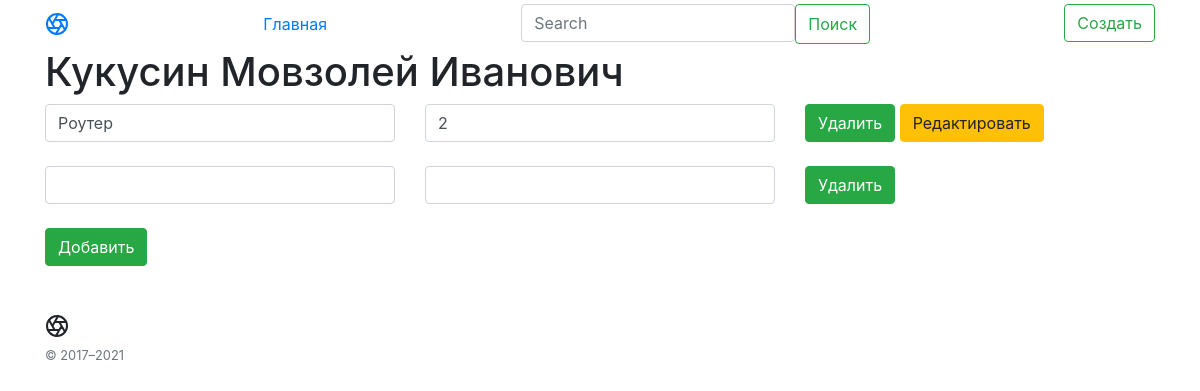
/inventory/8, run on an earlier commit of the app's database.
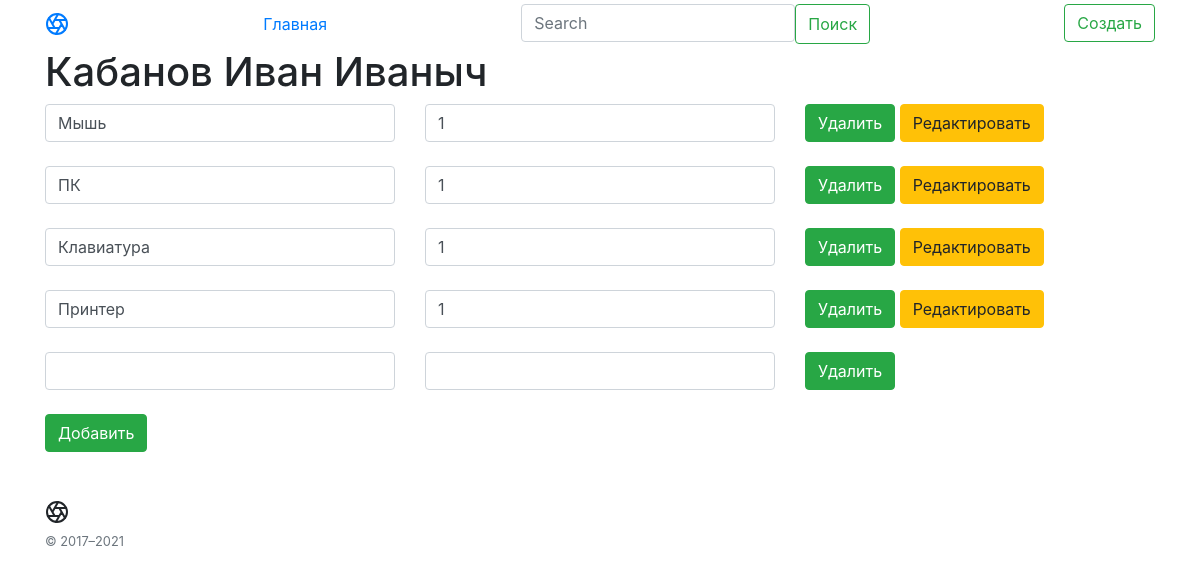
And on a later commit of the database.
### main.py (models this page shows, shortened)
class Article(db.Model):
    id = db.Column(db.Integer, primary_key=True)
    title = db.Column(db.String(100), nullable=False)
    intro = db.Column(db.String(300), nullable=False)
    date = db.Column(db.DateTime, default=datetime.utcnow)

class Equipment(db.Model):
    id = db.Column(db.Integer, primary_key=True)
    eq = db.Column(db.String(100), nullable=False)
    col = db.Column(db.Integer, nullable=False)
    user_id = db.Column(db.Integer, db.ForeignKey('article.id'))

### main.py (the view)
@app.route('/inventory/<int:id>')
def equip(id):
    article = Article.query.get(id)
    equipment = Equipment.query.all()
    return render_template("eq.html", article=int(article.id), equipment=equipment, name=article)

### templates/eq.html (shortened to what this page needs)
{% extends 'base.html' %}
{% block body %}
<div class="container">
    <h1>{{ name.title }}</h1>
    {% for el in equipment %}
    {% if el.user_id == article %}
    <form action="/inventory/{{ name.id }}/{{ el.id }}/updateeq" method="POST">
        <div class="row">
            <div class="col"><input type="text" name="eq.{{el.id}}" id="eq.{{el.id}}" class="form-control" value="{{ el.eq }}">
            </div>
            <div class="col">
                <input name="col.{{el.id}}" id="col.{{el.id}}" class="form-control" value="{{ el.col }}">
            </div>
            <div class="col">
                <a href="/inventory/{{ name.id }}/{{ el.id }}/deleteeq" class="btn btn-success">Удалить</a>
                <button formaction="/inventory/{{ name.id }}/{{ el.id }}/show" type="submit" class="btn btn-warning">Редактировать</button>
            </div>
        </div>
        <br>
        {% endif %}
        {% endfor %}
    </form>
    <form action="/inventory/{{ name.id }}/{{ equipment[-1].id+1 }}/new/{{ equipment[-1].id }}" method="POST">
        <div class="row">
            <div class="col"><input type="text" name="eq_id" id="eq_id" class="form-control"></div>
            <div class="col"><input name="col_id" id="col_id" class="form-control"></div>
            <div class="col"><a href="/inventory/{{ name.id }}/{{ equipment[-1].id }}/deleteeq" class="btn btn-success">Удалить</a>
            </div>
        </div>
        <br>
        <button type="submit" class="btn btn-success">Добавить</button>
    </form>
</div>
{% endblock %}

### templates/base.html (shortened to what this page needs)
<!doctype html>
<html lang="en">
<head>
    <link rel="stylesheet" href="https://stackpath.bootstrapcdn.com/bootstrap/4.5.2/css/bootstrap.min.css">
</head>
<body>
<header class="site-header sticky-top py-1">
    <nav class="container d-flex flex-column flex-md-row justify-content-between">
        <a class="py-2" href="/" aria-label="Product">
        </a>
        <a class="py-2 d-none d-md-inline-block" href="/">Главная</a>
        <form class="d-flex" method="GET">
            <input name="q" value="{{ request.args.get('q','') }}" class="form-control me-2" type="search" placeholder="Search" aria-label="Search">
            <button class="btn btn-outline-success" type="submit">Поиск</button>
        </form>
        <form action="/create-article" method="post">
            <button class="btn btn-outline-success" type="submit">Создать</button>
        </form>
    </nav>
</header>
{% block body %}{% endblock %}
<footer class="container py-5">
    <div class="row">
        <div class="col-12 col-md">
            <small class="d-block mb-3 text-muted">© 2017–2021</small>
        </div>
    </div>
</footer>
</body>
</html>

What changed in the data, as far as the page shows it:
removed Equipment: eq "Роутер", col "2"
changed Article: title "Кукусин Мовзолей Иванович" → "Кабанов Иван Иваныч"
added Equipment: eq "Мышь", col "1"
added Equipment: eq "ПК", col "1"
added Equipment: eq "Клавиатура", col "1"
added Equipment: eq "Принтер", col "1"
